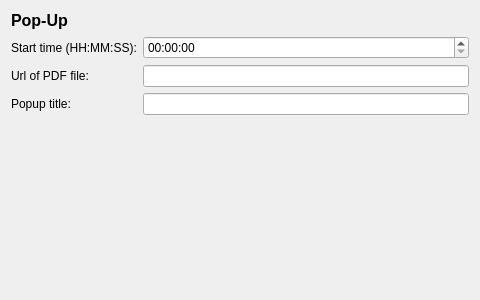
<?xml version="1.0" encoding="UTF-8"?>
<ui version="4.0">
 <class>PopupElementEditor</class>
 <widget class="QWidget" name="PopupElementEditor">
  <property name="geometry">
   <rect>
    <x>0</x>
    <y>0</y>
    <width>480</width>
    <height>300</height>
   </rect>
  </property>
  <property name="minimumSize">
   <size>
    <width>480</width>
    <height>0</height>
   </size>
  </property>
  <property name="windowTitle">
   <string>Form</string>
  </property>
  <layout class="QFormLayout" name="formLayout">
   <item row="0" column="0">
    <widget class="QLabel" name="label">
     <property name="font">
      <font>
       <pointsize>12</pointsize>
       <bold>true</bold>
      </font>
     </property>
     <property name="text">
      <string>Pop-Up</string>
     </property>
    </widget>
   </item>
   <item row="1" column="0">
    <widget class="QLabel" name="label_2">
     <property name="text">
      <string>Start time (HH:MM:SS):</string>
     </property>
    </widget>
   </item>
   <item row="1" column="1">
    <widget class="QTimeEdit" name="timeEdit">
     <property name="currentSection">
      <enum>QDateTimeEdit::Section::HourSection</enum>
     </property>
     <property name="displayFormat">
      <string>HH:mm:ss</string>
     </property>
    </widget>
   </item>
   <item row="2" column="0">
    <widget class="QLabel" name="label_4">
     <property name="text">
      <string>Url of PDF file:</string>
     </property>
    </widget>
   </item>
   <item row="2" column="1">
    <widget class="QLineEdit" name="urlEdit"/>
   </item>
   <item row="3" column="1">
    <widget class="QLineEdit" name="titleEdit"/>
   </item>
   <item row="3" column="0">
    <widget class="QLabel" name="label_3">
     <property name="text">
      <string>Popup title:</string>
     </property>
    </widget>
   </item>
  </layout>
 </widget>
 <resources/>
 <connections/>
</ui>
